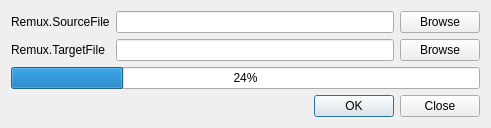
<?xml version="1.0" encoding="UTF-8"?>
<ui version="4.0">
 <class>OBSRemux</class>
 <widget class="QDialog" name="OBSRemux">
  <property name="geometry">
   <rect>
    <x>0</x>
    <y>0</y>
    <width>491</width>
    <height>124</height>
   </rect>
  </property>
  <property name="windowTitle">
   <string>RemuxRecordings</string>
  </property>
   <layout class="QGridLayout" name="formLayout">
    <item row="1" column="0">
     <widget class="QLabel" name="label">
      <property name="text">
       <string>Remux.SourceFile</string>
      </property>
     </widget>
    </item>
    <item row="2" column="0">
     <widget class="QLabel" name="label_2">
      <property name="text">
       <string>Remux.TargetFile</string>
      </property>
     </widget>
    </item>
    <item row="1" column="1">
     <layout class="QHBoxLayout" name="horizontalLayout_2">
      <item>
       <widget class="QLineEdit" name="sourceFile">
       </widget>
      </item>
      <item>
       <widget class="QPushButton" name="browseSource">
        <property name="text">
         <string>Browse</string>
        </property>
       </widget>
      </item>
     </layout>
    </item>
    <item row="2" column="1">
     <layout class="QHBoxLayout" name="horizontalLayout_3">
      <item>
       <widget class="QLineEdit" name="targetFile">
       </widget>
      </item>
      <item>
       <widget class="QPushButton" name="browseTarget">
        <property name="text">
         <string>Browse</string>
        </property>
       </widget>
      </item>
     </layout>
    </item>
    <item row="3" column="0" colspan="2">
     <widget class="QProgressBar" name="progressBar">
      <property name="value">
       <number>24</number>
      </property>
     </widget>
    </item>
    <item row="4" column="1">
     <layout class="QHBoxLayout" name="horizontalLayout_4">
      <item>
       <widget class="QDialogButtonBox" name="buttonBox">
        <property name="standardButtons">
         <set>QDialogButtonBox::Ok|QDialogButtonBox::Close</set>
        </property>
       </widget>
      </item>
     </layout>
    </item>
   </layout>
 </widget>
 <resources/>
 <connections/>
</ui>
